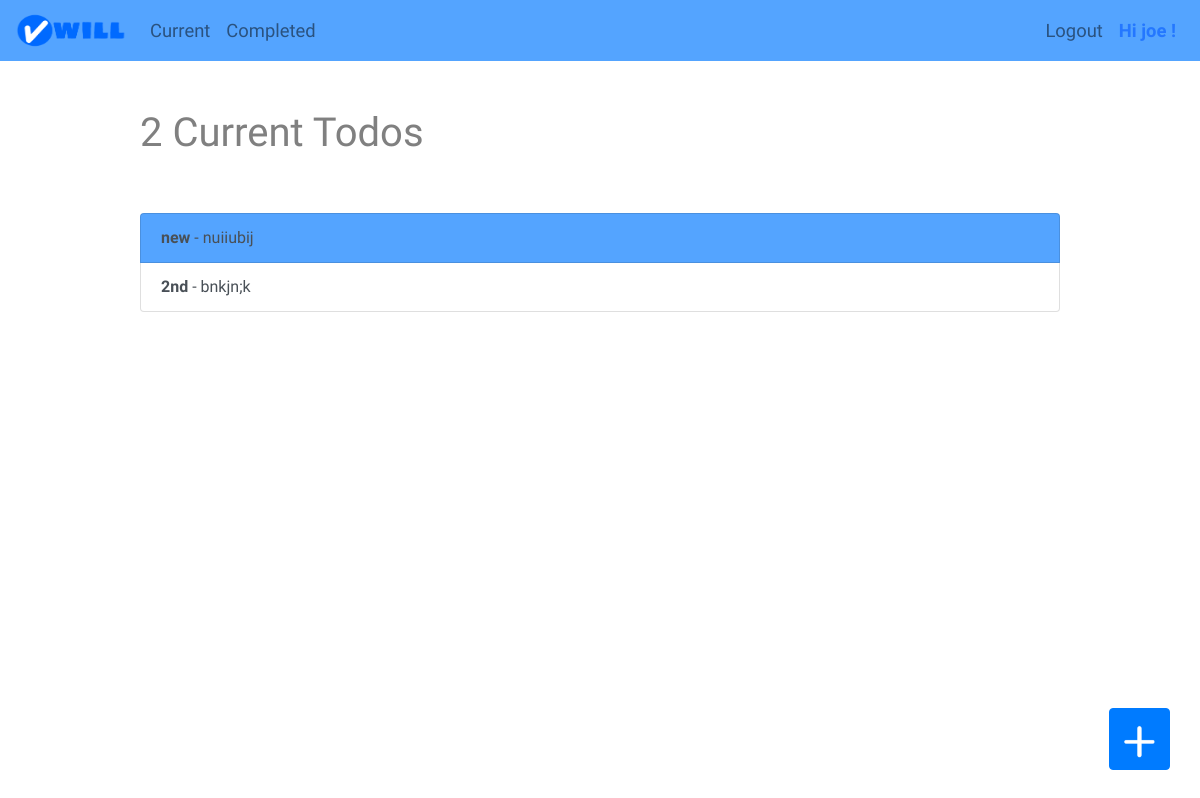
Page /current/ (signed in) on the earlier database version.
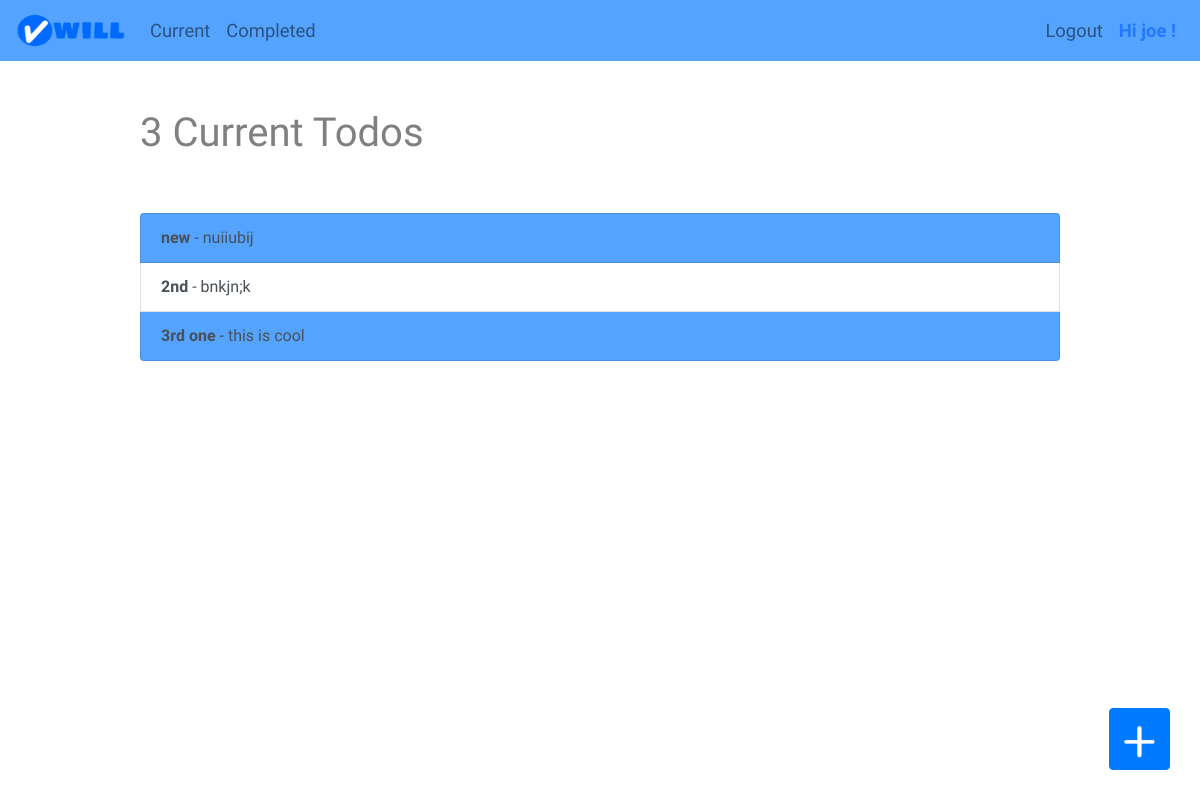
Same page on the later database version.
### todo/models.py (models this page shows, shortened)
class Todo(models.Model):
    title = models.CharField(max_length=100)
    memo = models.TextField(blank=True)
    created = models.DateTimeField(auto_now_add=True)
    datecompleted = models.DateTimeField(null=True, blank=True)
    important = models.BooleanField(default=False)
    user = models.ForeignKey(User, on_delete=models.CASCADE)

### todo/views.py (the view)
# urls.py: path('current/', views.currenttodos, name='currenttodos'),
@login_required
def currenttodos(request):
    todos = Todo.objects.filter(user=request.user, datecompleted__isnull=True)
    return render(request, 'todo/currenttodos.html', {'todos':todos})

### todo/templates/todo/currenttodos.html
{% extends "todo/base.html" %}
{% block content %}
    <div class="row justify-content-center mt-5">
        <div class="col-md-10">
            {% if todos %}
                 <h1>{{ todos.count }} Current Todo{{ todos.count|pluralize }}</h1>
            {% else %}
                           <h1>Current Todos</h1>
            {% endif %}
        </div>
    </div>
    <div class="row justify-content-center mt-5">
        <div class="col-md-10">
        {% if todos %}
            <div class="list-group">
                {% for todo in todos %}
                    <a href="{% url 'viewtodo' todo.id %}" class="list-group-item list-group-item-action{% if todo.important %} list-group-item-imp{% endif %}"><b>{{ todo.title }}</b>{% if todo.memo %} - {{ todo.memo|truncatechars:50 }}{% endif %}</a>
                {% endfor %}
            </div>
        {% else %}
            <div class="text-center"><br><br><br><br>
                <h2>Looks like you don't have any todos! Nice work.</h2>
            </div>
        {% endif %}
        </div>
    </div>
{% endblock %}

### todo/templates/todo/base.html (shortened to what this page needs)
{% load static %}
<!doctype html>
<html lang="en">
<head>
    <link rel="stylesheet" href="https://stackpath.bootstrapcdn.com/bootstrap/4.4.1/css/bootstrap.min.css">
</head>
<body>
<nav class="navbar navbar-expand-md navbar-light" style="background: #54a4ff; isolation:isolate;">
    <a class="navbar-brand" href="{% url 'home' %}">
         <img src="{% static 'todo/brand.png' %}" width="110" height="35" class="d-inline-block align-top">
    </a>
    <div class="collapse navbar-collapse" id="navbarNav">
    {% if user.is_authenticated %}
        <ul class="navbar-nav mr-auto">
                <li class="nav-item {{ current }}">
                    <a class="nav-link" href="{% url 'currenttodos' %}">Current</a>
                </li>
                <li class="nav-item {{ completed }}">
                    <a class="nav-link" href="{% url 'completedtodos' %}">Completed</a>
                </li>
        </ul>
    {% endif %}
    <ul class="navbar-nav ml-auto">
            {% if user.is_authenticated %}
                <li class="nav-item">
                    <a href="#" onclick="$('#signOutBtn').click()" class="nav-link">Logout</a>
                </li>
                <div class="flex" style="text-align: center;">
                  <b class="nav-item nav-link" style="color:#2477ff;">Hi {{ request.user }} !</b>
                </div>
            {% endif %}
        </ul>
    </div>
</nav>
<div class="container">
{% block content %}{% endblock %}
</div>
{% if user.is_authenticated %}
  <a type="button" class="fixed btn btn-primary" href="{% url 'createtodo' %}"><img src="{% static 'todo/plus.png' %}" height="35px" width="35px" alt="+"></a>
{% endif %}
</body>
</html>

### todo/templates/todo/base.html (style rules this page uses)
.nav-link { font-size: 1.15rem; }
body { font-family: 'Ubuntu', sans-serif; }
.list-group-item-imp { background-color: #54a4ff; }
.fixed { position: fixed; bottom: 30px; right: 30px; z-index: 10; font-size: 2rem; }
h1,h2,label,p { color: #808080; }

Differences in the rows shown:
added Todo: title "3rd one", memo "this is cool"
Other differences:
{{ todos.count }}: "2" → "3"
